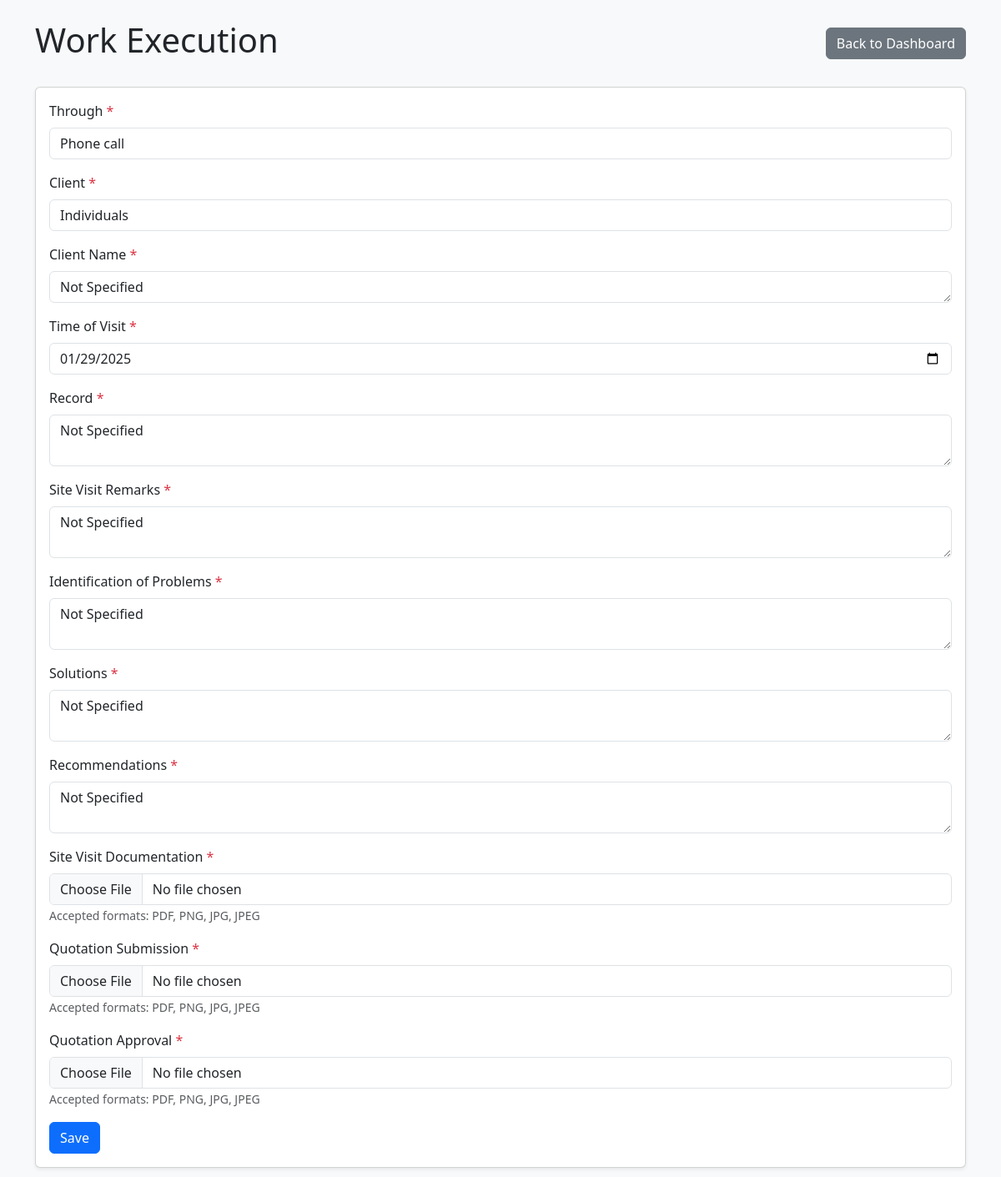
Page /work-execution/45/ (signed in) on the committed database.
### login/models.py (models this page shows)
class WorkExecution(models.Model):
    THROUGH_CHOICES = [
        ('Phone call', 'Phone call'),
        ('Whatsapp', 'Whatsapp'),
        ('Email', 'Email'),
    ]
    CLIENT_CHOICES = [
        ('Company', 'Company'),
        ('Institutions', 'Institutions'),
        ('Consultants', 'Consultants'),
        ('Engineers', 'Engineers'),
        ('Architects', 'Architects'),
        ('Individuals', 'Individuals'),
    ]
    client_name = models.CharField(max_length=100, default="Not Specified")
    project = models.OneToOneField(Project, on_delete=models.CASCADE, primary_key=True)
    through = models.CharField(max_length=20, choices=THROUGH_CHOICES, default='Phone call')
    client = models.CharField(max_length=20, choices=CLIENT_CHOICES, default='Individuals')
    time_of_visit = models.TextField(default="Not Specified")
    record = models.TextField(default="Not Specified")
    site_visit_remarks = models.TextField(default="Not Specified")
    identification_of_problems = models.TextField(default="Not Specified")
    solutions = models.TextField(default="Not Specified")
    recommendations = models.TextField(default="Not Specified")
    site_visit_documentation = models.FileField(
        upload_to='site_visit_docs/%Y/%m/%d/',
        validators=[FileExtensionValidator(['pdf', 'png', 'jpg', 'jpeg'])],
        null=True,  # Keep this nullable initially
        blank=True  # Keep this blank initially
    )
    quotation_submission = models.FileField(
        upload_to='quotation_submission/%Y/%m/%d/',
        validators=[FileExtensionValidator(['pdf', 'png', 'jpg', 'jpeg'])],
        null=True,  # Keep this nullable initially
        blank=True  # Keep this blank initially
    )
    quotation_approval = models.FileField(
        upload_to='quotation_approval/%Y/%m/%d/',
        validators=[FileExtensionValidator(['pdf', 'png', 'jpg', 'jpeg'])],
        null=True,  # Keep this nullable initially
        blank=True  # Keep this blank initially
    )
    uploaded_at = models.DateTimeField(auto_now_add=True)

### login/views.py (the view, shortened to what this page needs)
# urls.py: path('work-execution/<str:project_id>/', views.work_execution_view, name='work_execution'),
def work_execution_view(request, project_id):
    if 'userid' not in request.session:
        messages.error(request, 'Please log in to access this page')
        return redirect('new_user_login')
    try:
        user = UserRegistration.objects.get(userid=request.session['userid'])
        if user.group.name == 'Managers':
            project = Project.objects.get(project_id=project_id)
        else:
            project = Project.objects.get(project_id=project_id, user=user)
        work_execution, created = WorkExecution.objects.get_or_create(project=project)
        form = WorkExecutionForm(request.POST or None, request.FILES or None, instance=work_execution)
        if form.is_valid():
            form.save()
            messages.success(request, 'Work execution data has been saved successfully!')
            return redirect('work_execution', project_id=project_id)
        return render(request, 'work_execution.html', {
            'form': form,
            'project': project,
            'current_site_visit_doc': work_execution.site_visit_documentation,
            'current_quotation_submission': work_execution.quotation_submission,
            'current_quotation_approval': work_execution.quotation_approval,
        })
    except (UserRegistration.DoesNotExist, Project.DoesNotExist):
        messages.error(request, 'User or project not found.')
        return redirect('portal')

### login/templates/work_execution.html (shortened to what this page needs)
<!DOCTYPE html>
<html lang="en">
<head>
    <link href="https://cdnjs.cloudflare.com/ajax/libs/bootstrap/5.3.2/css/bootstrap.min.css" rel="stylesheet">
</head>
<body class="bg-light">
    <div class="container py-4">
        <div class="row">
            <div class="col-12">
                <div class="d-flex justify-content-between align-items-center mb-4">
                    <h1>Work Execution</h1>
                    <a href="{% url 'dashboard' project_id=project.project_id %}" class="btn btn-secondary">Back to Dashboard</a>
                </div>
                <div class="card shadow-sm">
                    <div class="card-body">
                        <form method="post" enctype="multipart/form-data">
                            <div class="mb-3">
                                <label for="{{ form.through.id_for_label }}" class="form-label">Through <span class="text-danger">*</span></label>
                                {{ form.through }}
                            </div>
                            <div class="mb-3">
                                <label for="{{ form.client.id_for_label }}" class="form-label">Client <span class="text-danger">*</span></label>
                                {{ form.client }}
                            </div>
                            <div class="mb-3">
                                <label for="{{ form.client_name.id_for_label }}" class="form-label">Client Name <span class="text-danger">*</span></label>
                                {{ form.client_name }}
                            </div>
                            <div class="mb-3">
                                <label for="{{ form.time_of_visit.id_for_label }}" class="form-label">Time of Visit <span class="text-danger">*</span></label>
                                {{ form.time_of_visit }}
                            </div>
                            <div class="mb-3">
                                <label for="{{ form.record.id_for_label }}" class="form-label">Record <span class="text-danger">*</span></label>
                                {{ form.record }}
                            </div>
                            <div class="mb-3">
                                <label for="{{ form.site_visit_remarks.id_for_label }}" class="form-label">Site Visit Remarks <span class="text-danger">*</span></label>
                                {{ form.site_visit_remarks }}
                            </div>
                            <div class="mb-3">
                                <label for="{{ form.identification_of_problems.id_for_label }}" class="form-label">Identification of Problems <span class="text-danger">*</span></label>
                                {{ form.identification_of_problems }}
                            </div>
                            <div class="mb-3">
                                <label for="{{ form.solutions.id_for_label }}" class="form-label">Solutions <span class="text-danger">*</span></label>
                                {{ form.solutions }}
                            </div>
                            <div class="mb-3">
                                <label for="{{ form.recommendations.id_for_label }}" class="form-label">Recommendations <span class="text-danger">*</span></label>
                                {{ form.recommendations }}
                            </div>
                            <div class="mb-3">
                                <label for="{{ form.site_visit_documentation.id_for_label }}" class="form-label">Site Visit Documentation <span class="text-danger">*</span></label>
                                {{ form.site_visit_documentation }}
                                <small class="text-muted">Accepted formats: PDF, PNG, JPG, JPEG</small>
                            </div>
                            <div class="mb-3">
                                <label for="{{ form.quotation_submission.id_for_label }}" class="form-label">Quotation Submission <span class="text-danger">*</span></label>
                                {{ form.quotation_submission }}
                                <small class="text-muted">Accepted formats: PDF, PNG, JPG, JPEG</small>
                            </div>
                            <div class="mb-3">
                                <label for="{{ form.quotation_approval.id_for_label }}" class="form-label">Quotation Approval <span class="text-danger">*</span></label>
                                {{ form.quotation_approval }}
                                <small class="text-muted">Accepted formats: PDF, PNG, JPG, JPEG</small>
                            </div>
                            <button type="submit" class="btn btn-primary">Save</button>
                        </form>
                    </div>
                </div>
            </div>
        </div>
    </div>
</body>
</html>

### rows in the picture
WorkExecution: through "Phone call", client "Individuals", client_name "Not Specified", time_of_visit "01/29/2025", record "Not Specified", site_visit_remarks "Not Specified", identification_of_problems "Not Specified", solutions "Not Specified", recommendations "Not Specified"
